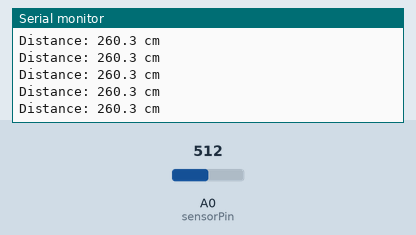
Recording of a sketch running on a simulated Arduino Uno, built with avr-gcc and run on an emulated ATmega328P. Parts: the last lines printed to the serial monitor. The test bench sets the inputs (shaded band); at power-on: A0 (sensorPin) = 512.

Above: at 1.2 s.
1.3 s: A0 (sensorPin) set to 490
At 1.31 s:
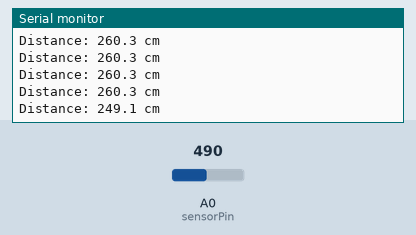
2.8 s: A0 (sensorPin) set to 510
At 2.82 s:
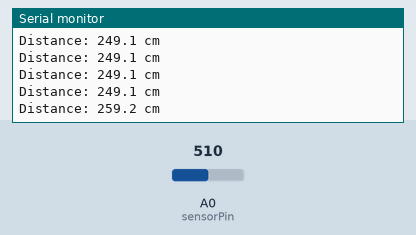
Timing chart, 0 to 5.8 s (numbered marks = the images above; inputs shaded):
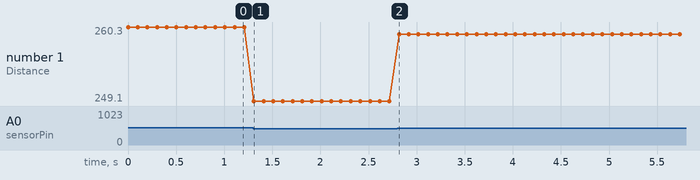

Measured:
- after the input at 1.3 s, the serial monitor: prints a new line at once (image 1)
- after the input at 2.8 s, the serial monitor: prints a new line at once (image 2)
- plotted number 1: 260.3 → 249.1 after the input at 1.3 s, 249.1 → 259.2 after the input at 2.8 s

The sketch:

analog_distance.ino
```cpp
// Activity 8b - Ultrasonic Sensor
// Use the analog-output sensor shown in the course slides.
int sensorPin = A0;

void setup() {
  Serial.begin(9600);
}

void loop() {
  int sensorValue = analogRead(sensorPin);
  float distanceCM = sensorValue * 520.0 / 1023.0;

  if (distanceCM < 2) {
    distanceCM = 2;
  }
  if (distanceCM > 500) {
    distanceCM = 500;
  }

  Serial.print("Distance: ");
  Serial.print(distanceCM, 1);
  Serial.println(" cm");
  delay(100);
}
```
